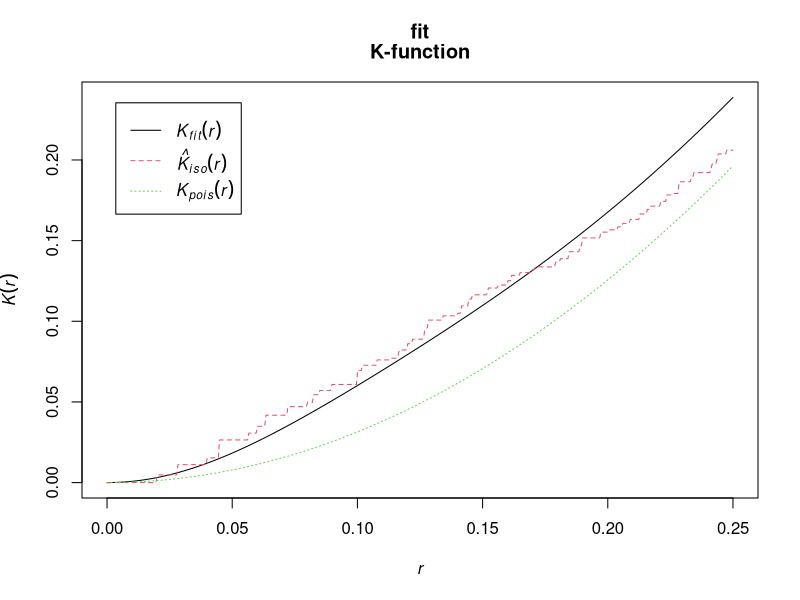
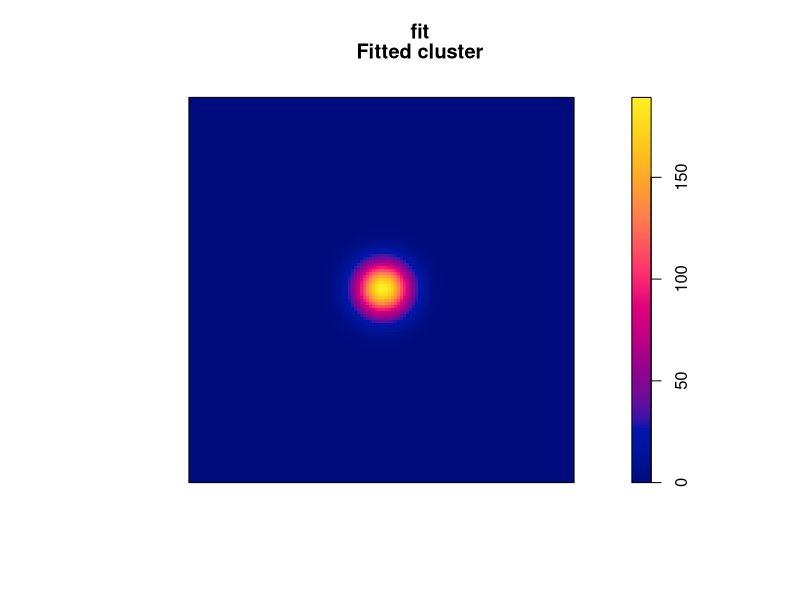
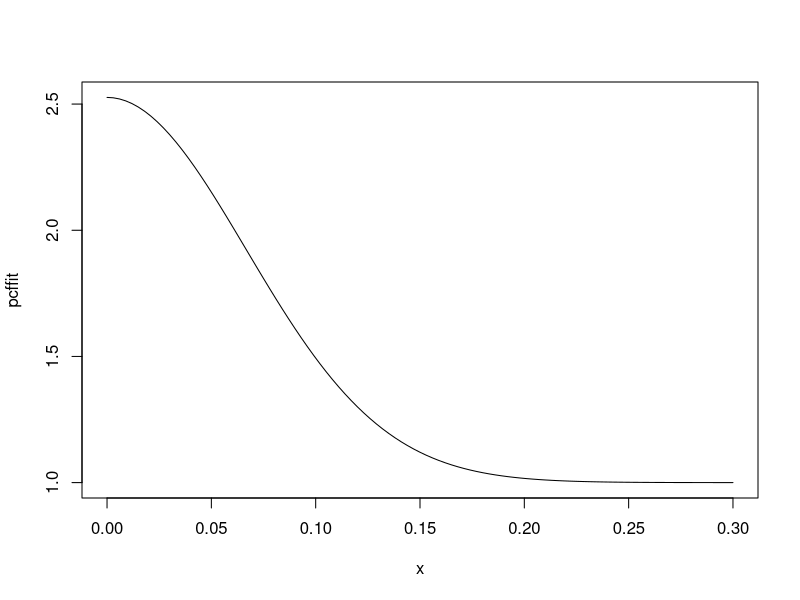

The R script that drew these images, in order: (Note: this script raises an error after producing the figures.)
## ---- chunk 1
# This option turns evaluation of R code off in this document. Remove it
# if you use it as a template for solving the lab exercise.
knitr::opts_chunk$set(eval = FALSE)
## ---- chunk 2
library(spatstat)
## ---- chunk 3
    fit <- kppm(redwood ~ 1, clusters="Thomas")
    fit
    plot(fit)
## ---- chunk 4
    pcffit <- pcfmodel(fit)
    plot(pcffit, xlim = c(0, 0.3))
## ---- chunk 5
    ppm(swedishpines ~ 1, Strauss(R))
## ---- chunk 6
    rvals <- seq(3, 15, by=0.5)
## ---- chunk 7
    D <- data.frame(r = rvals)
## ---- chunk 8
    fitp <- profilepl(D, Strauss, swedishpines ~ 1)
## ---- chunk 9
    bestfit <- as.ppm(fitp)
